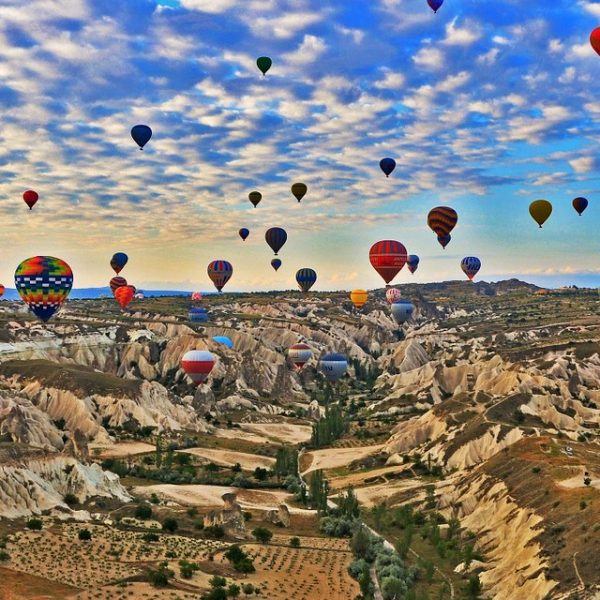
#> input picture Talon/arkaplan.jpg, 600 x 600 px
$ python deneme.py
#> lines starting #> are read from the running program, lines starting #| are printed output that depends on the picture

import numpy as np
import cv2

img=cv2.imread('arkaplan.jpg', 0)
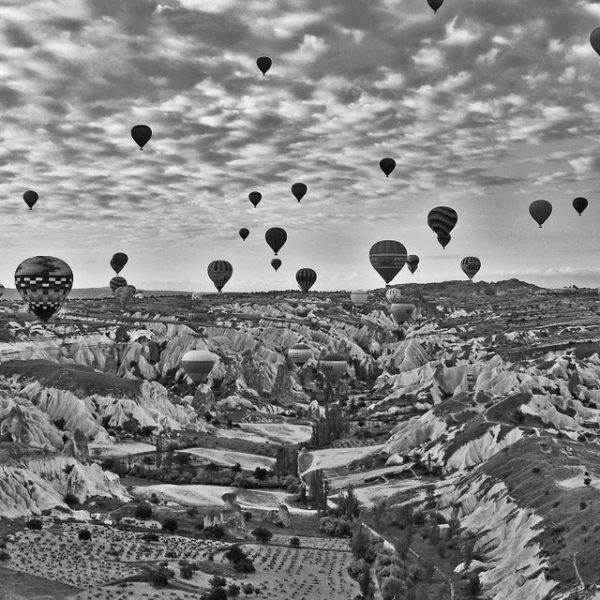
#> img: shape (600, 600); min 0, max 255, mean 129.9
kernel = cv2.getStructuringElement(cv2.MORPH_ELLIPSE, (3, 3))
fgbg = cv2.createBackgroundSubtractorMOG2()


cv2.imshow('new',img)
key=cv2.waitKey(0)
#> (key Esc is pressed here)
cv2.destroyAllWindows()
